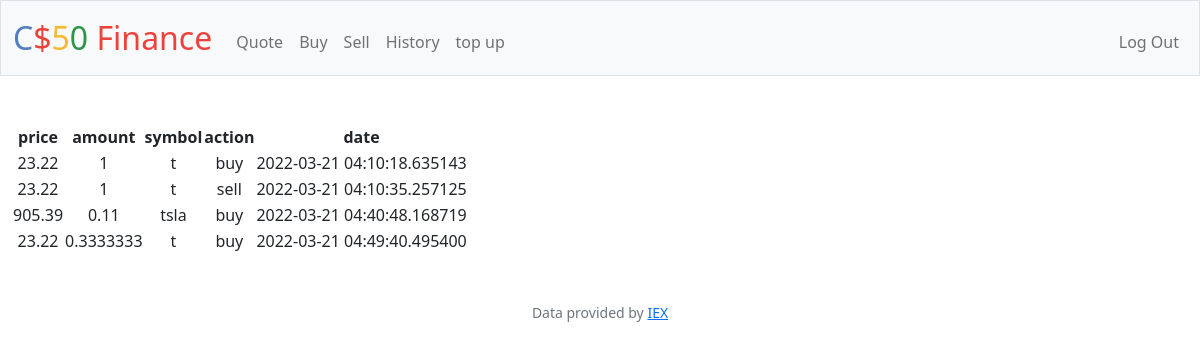
/history (signed in), run on an earlier commit of the app's database.
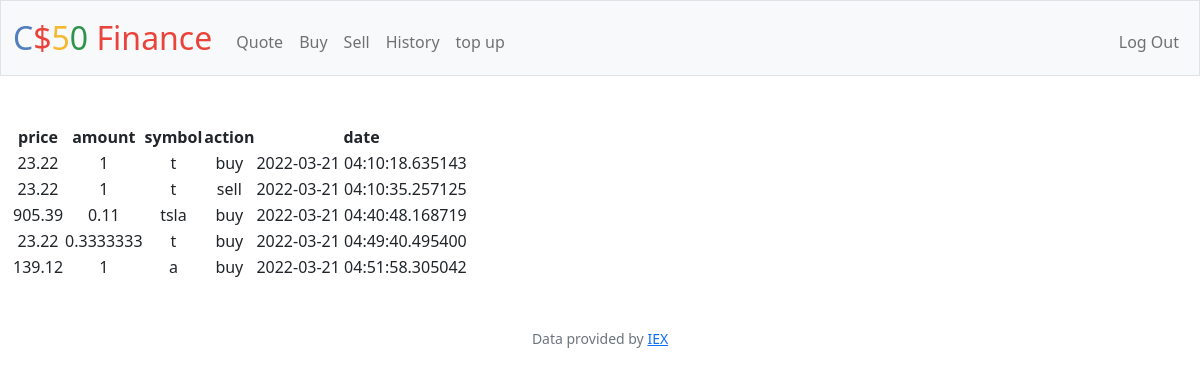
And on a later commit of the database.
### tables this page shows
CREATE TABLE receipts ( id INTEGER PRIMARY KEY AUTOINCREMENT NOT NULL ,price NUMERIC NOT NULL, amount NUMERIC NOT NULL, symbol TEXT NOT NULL, user_id INTEGER NOT NULL,action TEXT NOT NULL,date TEXT NOT NULL );

### app.py (the view)
@app.route("/history")
@login_required
def history():
    values = db.execute("SELECT * FROM receipts")
    print("values = ",values[0]['price'])
    return render_template("history.html",values = values)

### app.py (called while the page is built)
@app.after_request
def after_request(response):
    response.headers["Cache-Control"] = "no-cache, no-store, must-revalidate"
    response.headers["Expires"] = 0
    response.headers["Pragma"] = "no-cache"
    return response

### helpers.py (called while the page is built)
def login_required(f):
    @wraps(f)
    def decorated_function(*args, **kwargs):
        if session.get("user_id") is None:
            return redirect("/login")
        return f(*args, **kwargs)
    return decorated_function

### templates/history.html (shortened to what this page needs)
{% extends "layout.html" %}
{% block main %}
    <table>
        <thead>
            <th>price</th>
            <th>amount</th>
            <th>symbol</th>
            <th>action</th>
            <th>date</th>
        </thead>
        <tbody>
            {% for value in values %}
            <tr>
                <td>{{ value["price"] }}</td>
                <td>{{ value["amount"] }}</td>
                <td>{{ value["symbol"] }}</td>
                <td>{{ value["action"] }}</td>
                <td>{{ value["date"] }}</td>
            </tr>
            {% endfor%}
            </tbody>
        </table>
    {% endblock %}

### templates/layout.html (shortened to what this page needs)
<!DOCTYPE html>
<html lang="en">
    <head>
        <link href="https://cdn.jsdelivr.net/npm/bootstrap@5.1.3/dist/css/bootstrap.min.css" rel="stylesheet">
        <link href="/static/styles.css" rel="stylesheet">
    </head>
    <body>
        <nav class="bg-light border navbar navbar-expand-md navbar-light">
            <div class="container-fluid">
                <a class="navbar-brand" href="/"><span class="blue">C</span><span class="red">$</span><span class="yellow">5</span><span class="green">0</span> <span class="red">Finance</span></a>
                <div class="collapse navbar-collapse" id="navbar">
                    {% if session["user_id"] %}
                        <ul class="navbar-nav me-auto mt-2">
                            <li class="nav-item"><a class="nav-link" href="/quote">Quote</a></li>
                            <li class="nav-item"><a class="nav-link" href="/buy">Buy</a></li>
                            <li class="nav-item"><a class="nav-link" href="/sell">Sell</a></li>
                            <li class="nav-item"><a class="nav-link" href="/history">History</a></li>
                            <li class="nav-item"><a class="nav-link" href="/topup">top up</a></li>
                        </ul>
                        <ul class="navbar-nav ms-auto mt-2">
                            <li class="nav-item"><a class="nav-link" href="/logout">Log Out</a></li>
                        </ul>
                    {% else %}
                        <ul class="navbar-nav ms-auto mt-2">
                            <li class="nav-item"><a class="nav-link" href="/register">Register</a></li>
                            <li class="nav-item"><a class="nav-link" href="/login">Log In</a></li>
                        </ul>
                    {% endif %}
                </div>
            </div>
        </nav>
        <main class="container-fluid py-5 text-center">
            {% block main %}{% endblock %}
        </main>
        <footer class="mb-5 small text-center text-muted">
            Data provided by <a href="https://iexcloud.io/">IEX</a>
        </footer>
    </body>
</html>

### static/styles.css (style rules this page uses)
nav .navbar-brand { font-size: xx-large; }
nav .navbar-brand .blue { color: #537fbe; }
nav .navbar-brand .red { color: #ea433b; }
nav .navbar-brand .yellow { color: #f5b82e; }
nav .navbar-brand .green { color: #2e944b; }

What changed in the data, as far as the page shows it:
added receipts: price "139.12", amount "1", symbol "a", action "buy", date "2022-03-21 04:51:58.305042"
